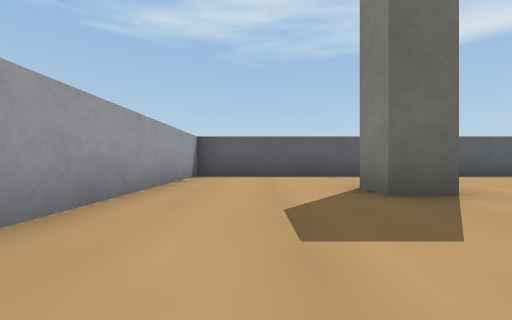
View 1 (above)

17 first-person views from a walk through a world built for the Webots simulator. The camera is 0.04 m above the floor, looks level and sees 90° across. The floor is counted in squares, 0.1 m on a side. Each view is taken from the middle of a square. On the plan, view 1 faces up. The plan holds only what a view shows up to about 9 squares ahead; the rest is blank. The robots in the file are not drawn. Webots' stock objects and surfaces are drawn as simple stand-ins.

View 2
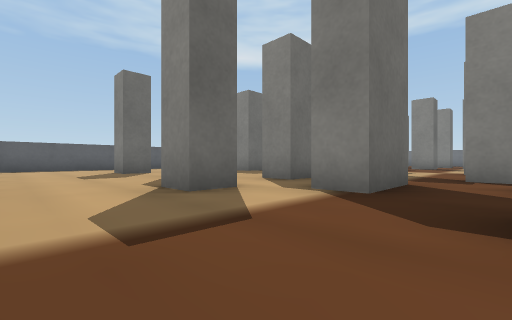

View 3
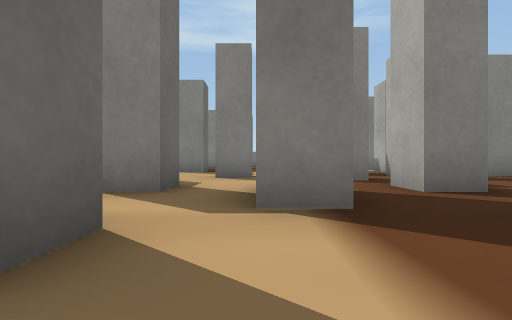

View 4
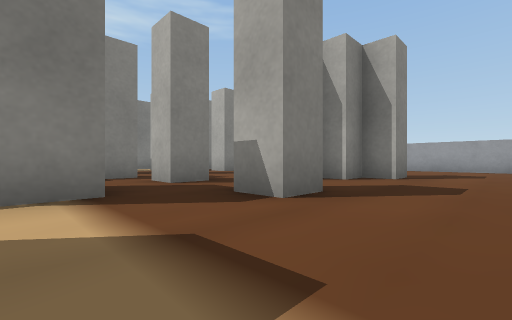

View 5
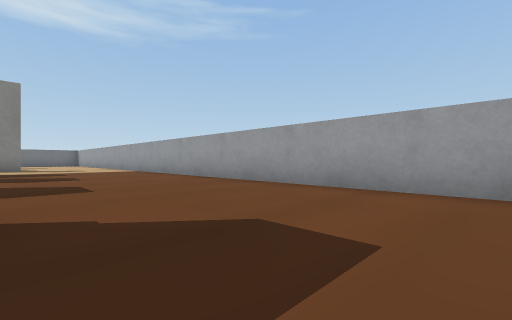

View 6
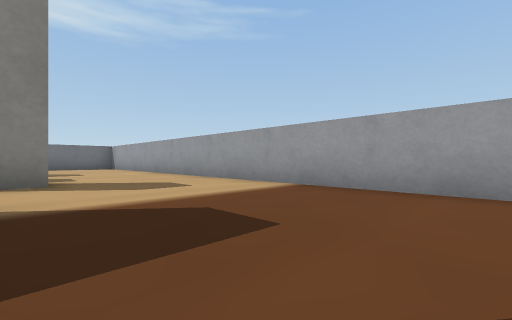

View 7
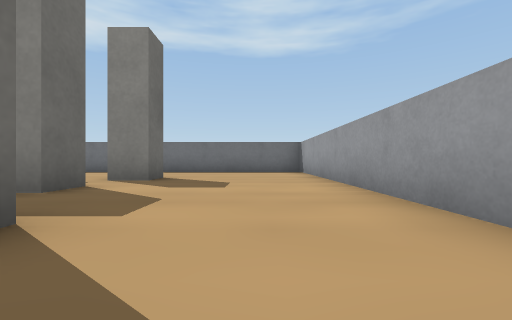

View 8
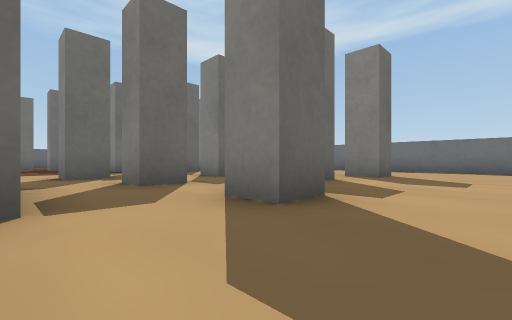

View 9
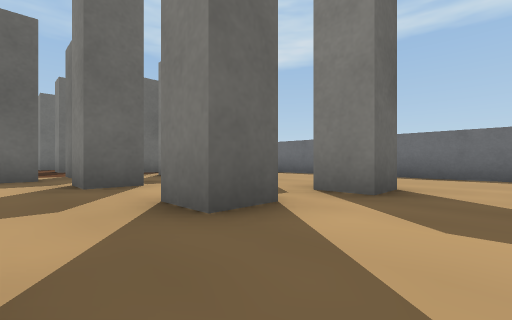

View 10
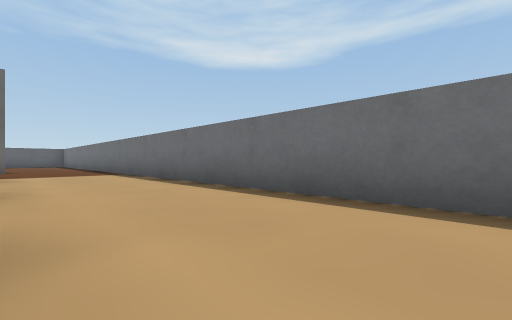

View 11
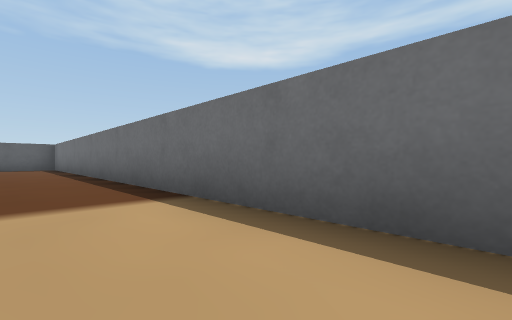

View 12
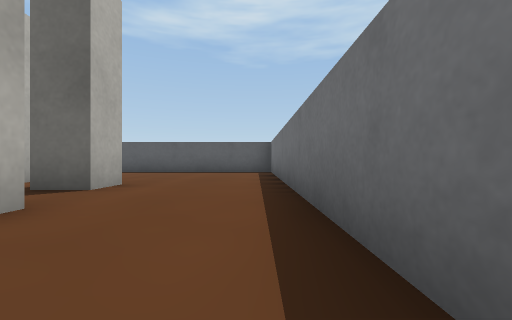

View 13
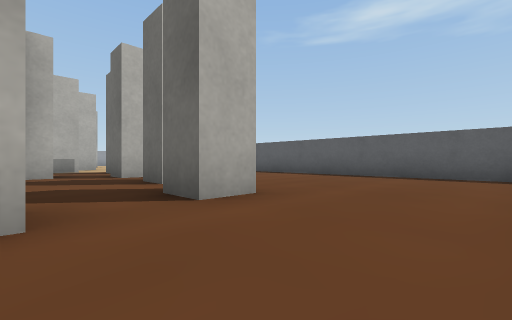

View 14
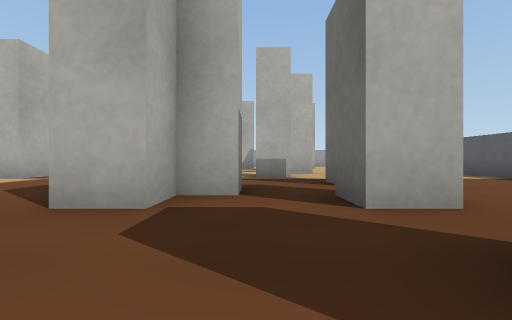

View 15
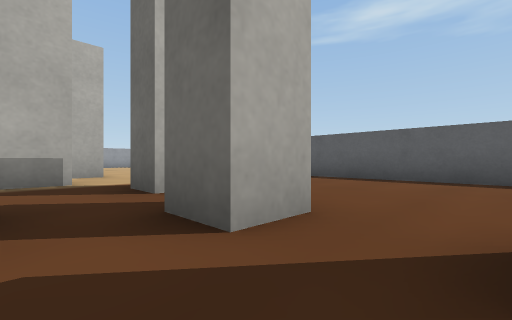

View 16
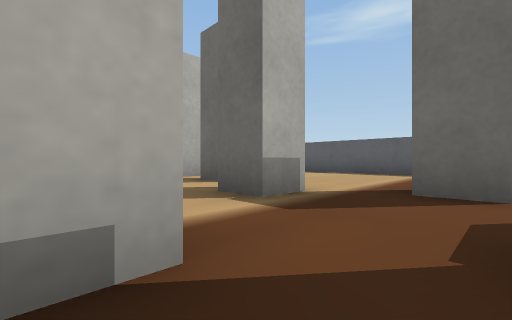

View 17
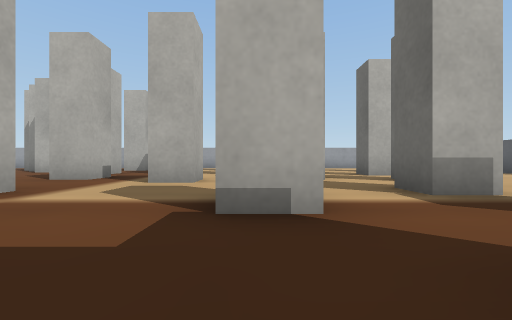

### Floor plan
Points are (right, up) in squares from view 1. A wall is a line through its corners. A room is listed if a view was taken in it or the views show most of it. See-through windows are left out.
Room 1 (views 1, 2, 3, 4, 5, 6, 7, 8, 9, 10, 11, 12, 13, 14, 15, 16, 17)
walls: (7.6, -4.1) (8.5, -4.1) (8.5, -4.5); (5, -4.4) (5.8, -4.4) (5.8, -5.2); (8.2, -7.2) (9, -7.2); (9.1, -0.4) (9.1, -1.3) (8.3, -1.3) (8.3, -0.5); (11.7, -2.8) (11.7, -2.2); (3.8, -3.8) (2.1, -3.8) (2.1, -3); (4, -1.8) (3.2, -1.8) (3.2, -1); (12.6, -4.8) (12, -4.8); (3.2, -6) (3.2, -5.1) (4, -5.1); (11.4, -8) (10.5, -8) (10.5, -7.1); (6.3, -9.4) (6.3, -8.6); (11.1, 0.8) (11.1, 0.1) (11.9, 0.1) (11.9, -0.8); (8.1, 1.9) (8.1, 1) (7.2, 1); (13.9, -4.3) (13.4, -4.3); (13.3, -0.9) (13.3, -0.1); (2.9, -7.5) (2.9, -8); (10, 2.3) (9.1, 2.3); (1.5, -2.1) (0.7, -2.1) (0.7, -1.2); (6.3, 2.8) (6.3, 1.9) (5.5, 1.9); (11.6, -10.5) (10.8, -10.5) (10.8, -9.6); (4.4, 2.6) (4.4, 1.9) (3.6, 1.9); (11.9, 2.8) (11.9, 1.9) (11, 1.9); (15.8, -2.8) (15.1, -2.8); (14, -9.4) (13.1, -9.4) (13.1, -8.5); (2.4, 2.9) (1.5, 2.9) (1.5, 3.8); (13.9, 2.8) (13.9, 1.9) (13, 1.9); (0.7, -9.6) (0.7, -8.8) (1.5, -8.8) (1.5, -8) (2, -8); (15.9, -9.9) (15, -9.9) (15, -9); (15.8, 2.2) (15.8, 1.4) (15, 1.4); (-1, -13.5) (18.5, -13.5) (18.5, 6.5) (-1.5, 6.5) (-1.5, 1.5)
ways out: gap at (11, 1); gap at (13.5, 2)

Where each view was taken, in squares from view 1:
view 1: 0 up, 0 right, facing up
view 2: 5 down, 1 left, facing up-right
view 3: 3 down, 0 right, facing right
view 4: 3 down, 1 left, facing down-right
view 5: 10 down, 1 left, facing down-right
view 6: 10 down, 6 right, facing down-right
view 7: 12 down, 10 right, facing right
view 8: 12 down, 9 right, facing up-right
view 9: 11 down, 12 right, facing up-right
view 10: 11 down, 16 right, facing up-right
view 11: 6 down, 17 right, facing up-right
view 12: 2 down, 18 right, facing up
view 13: 0 up, 18 right, facing up-left
view 14: 1 up, 14 right, facing left
view 15: 1 up, 13 right, facing up-left
view 16: 1 down, 10 right, facing up-left
view 17: 1 down, 11 right, facing left
